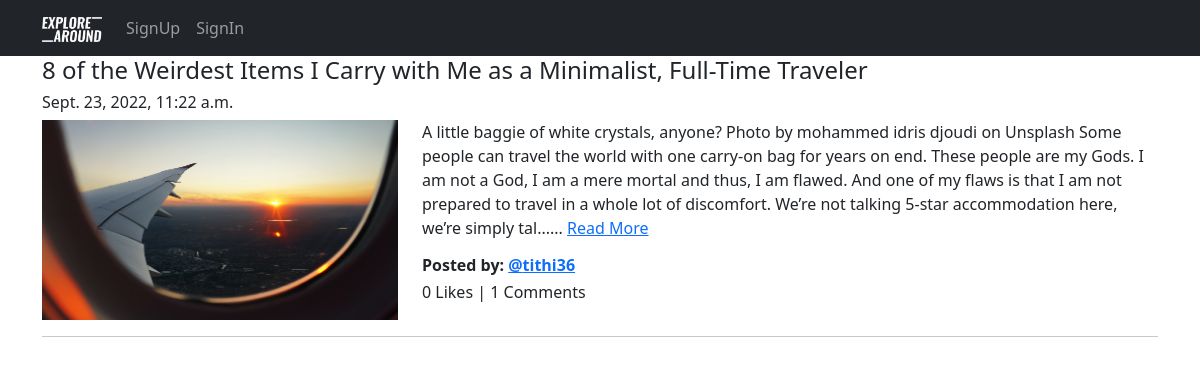
The page /blog/ on the database as committed earlier.
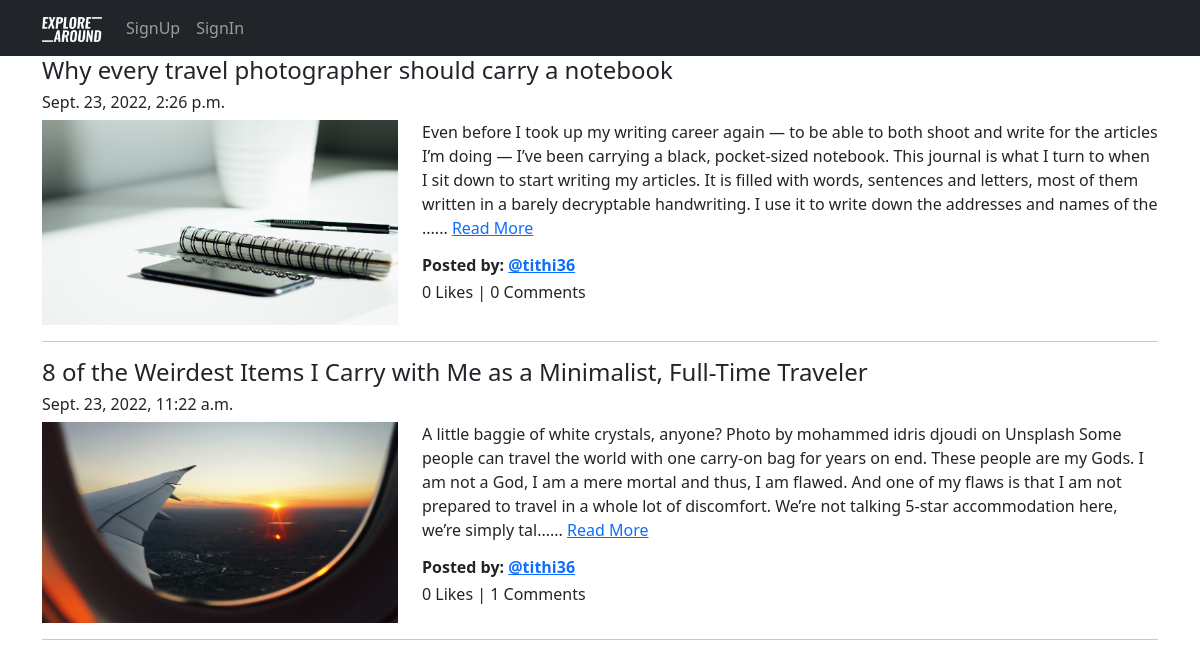
The same page on the database as committed later.
### Blog_Management/models.py (models this page shows, shortened)
class Blog(models.Model):
    author = models.ForeignKey(User, on_delete=models.CASCADE, related_name='post_author')
    blog_title = models.CharField(max_length=264, verbose_name='Title')
    slug = models.SlugField(max_length=264, unique=True)
    blog_content = models.TextField(verbose_name='Please wirte what is on your mind?')
    blog_image = models.ImageField(upload_to='blog_pics', verbose_name='Image')
    publish_date = models.DateTimeField(auto_now_add=True)
    update_date = models.DateTimeField(auto_now=True)
    class Meta:
        ordering = ('-publish_date', )

### Blog_Management/views.py (the view)
# urls.py: path('', views.AllBlog.as_view(), name='all_blog'),
class AllBlog(ListView):
    context_object_name = 'blogs'
    model = Blog
    template_name = 'Blog_Management/all_blog.html'

### Blog_Management/templatetags/custom_filters.py (called while the page is built)
def range_filter(value):
    return value[0:400] + "......"

### templates/Blog_Management/all_blog.html (shortened to what this page needs)
{% extends 'base.html' %}
{% load custom_filters %}
{% block main_content %}
{% for blog in blogs %}
    <h4>{{ blog.blog_title }}</h4>
    <h6>{{ blog.publish_date }}</h6>
    <div class="row">
        <div class="col-lg-4">
            <img src="/media/{{ blog.blog_image }}" alt="{{ blog.blog_title }}" title="{{ blog.blog_title }}" width="100%">
        </div>
        <div class="col-lg-8">
            <p>{{ blog.blog_content|range_filter }} <a href="{% url 'Blog_Management_App:full_blog' slug=blog.slug %}">Read More</a></p>
            <h6 class="fw-bold">Posted by: <a href="#">@{{ blog.author }}</a></h6>
            <h6>{{ blog.liked_blog.count }} Likes | {{ blog.blog_comment.count }} Comments</h6>
        </div>
    </div>
    <hr>
{% endfor %}
{% endblock main_content %}

Rows that differ between the two databases and show on the page:
added Blog: blog_title "Why every travel photographer should carry a notebook", publish_date "Sept. 23, 2022, 2:26 p.m.", blog_image (picture), blog_content|range_filter "Even before I took up my writing career again — to be able to both shoot and write for the articles I’m doing — I’ve been carrying a black, pocket-sized notebook. This journal is what I turn to when I sit down to start writing my articles. It is filled with words, sentences and letters, most of them written in a barely decryptable handwriting. I use it to write down the addresses and names of the ......", author "tithi36", liked_blog.count "0", blog_comment.count "0"
